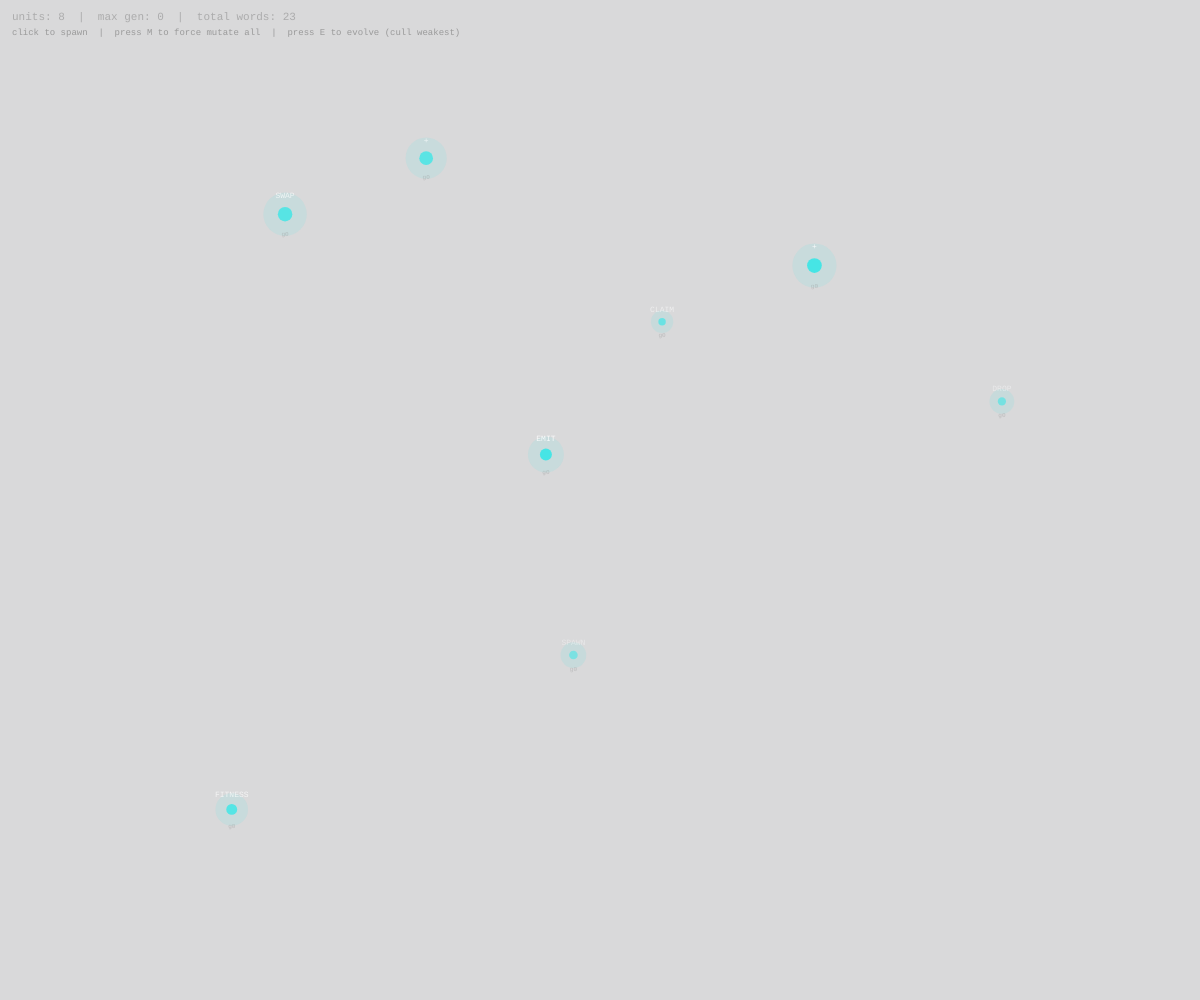
Frame 1 (no input)
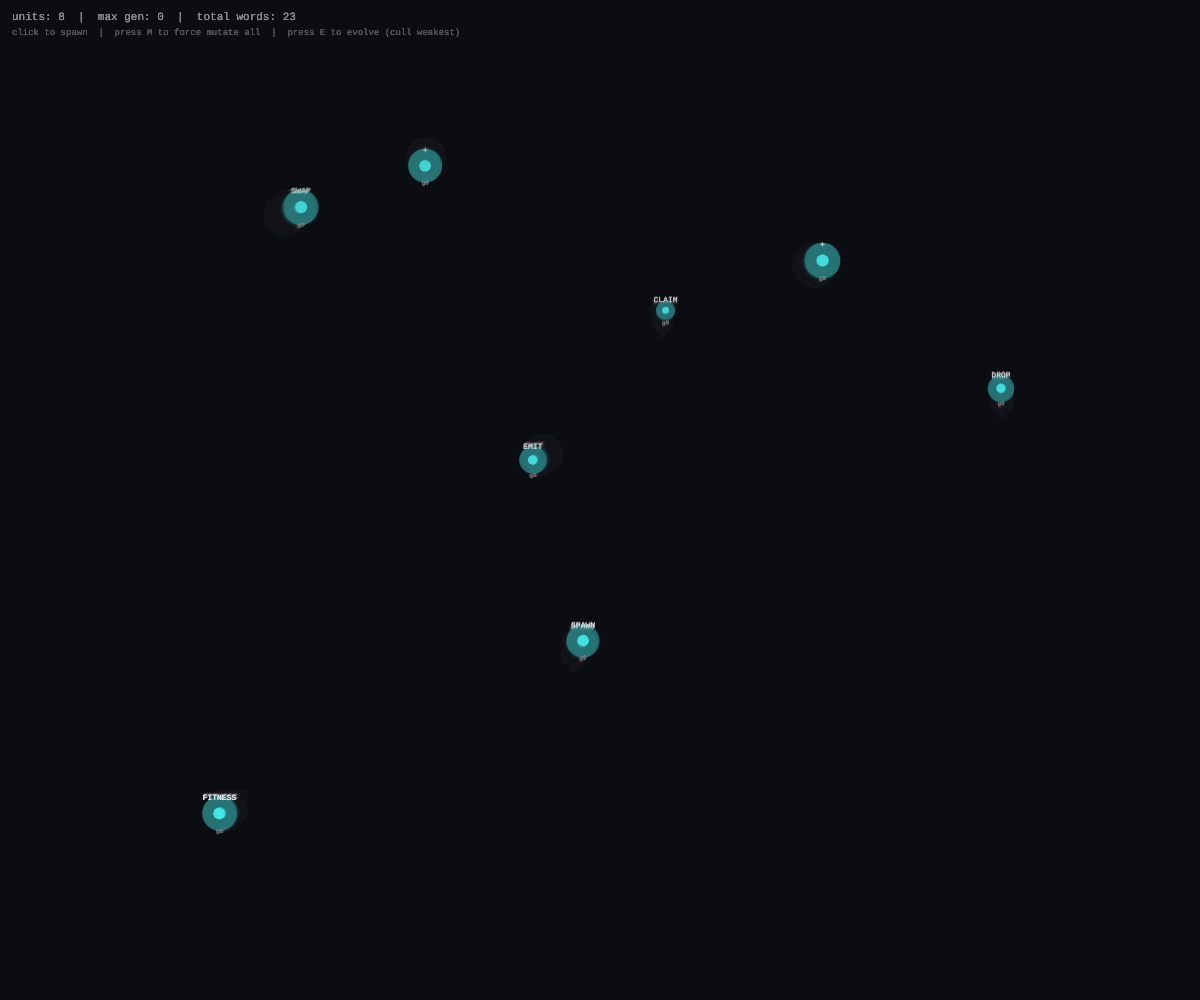
Frame 60 (no input)
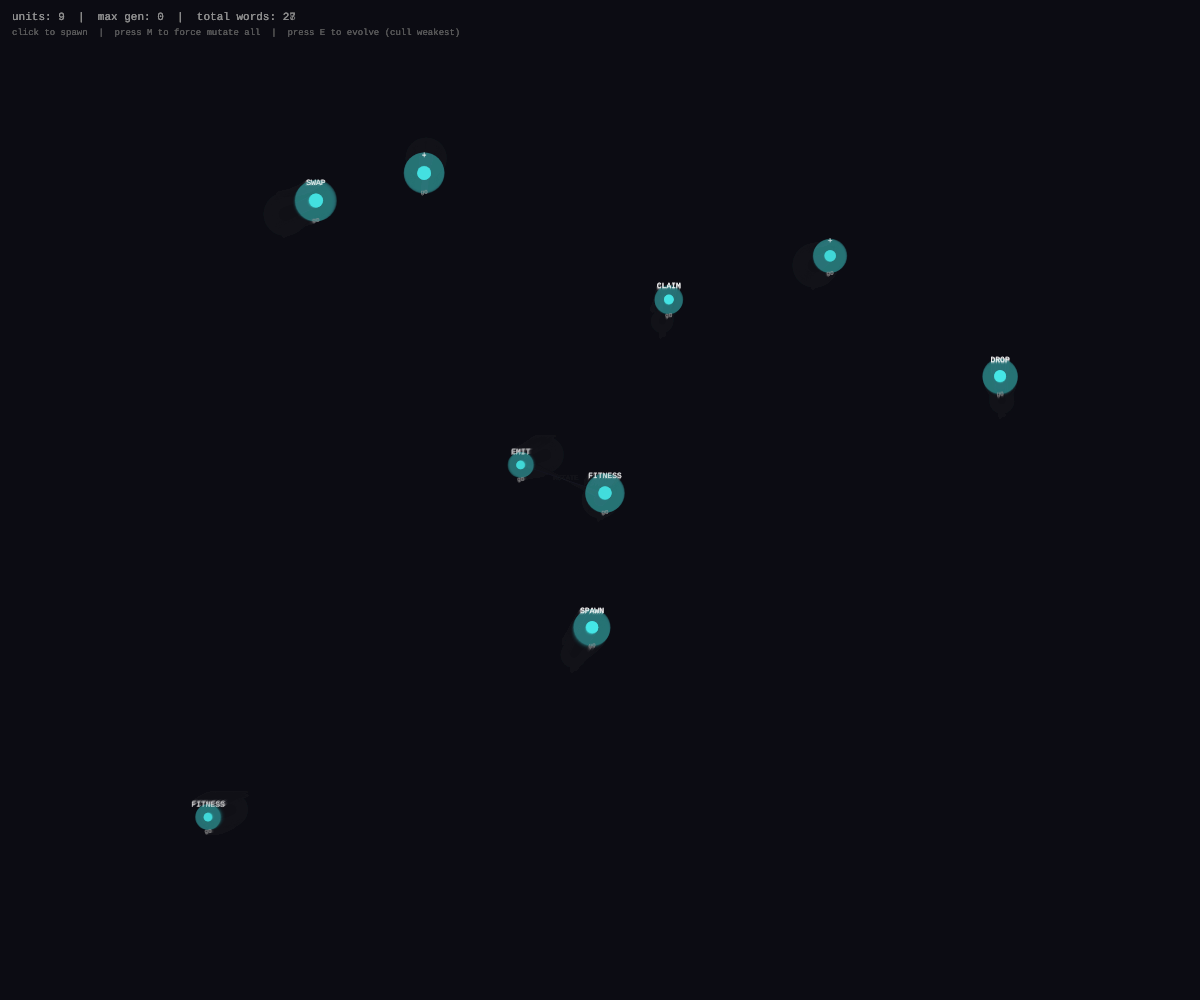
Frame 120 (the mouse pressed at the canvas centre since frame 60)

The p5.js sketch that drew these frames (run headless with seeded random() and noise() and a simulated clock; from frame 60 on, the mouse is pressed at the canvas centre):

// p5.js sketch
// ── sketch.js
// "Mesh of Words" — Self-replicating Forth agents as living organisms
// Inspired by davidcanhelp/unit and the spinthariscope (seeing single atoms act)

let units = [];
let sharedWords = [];
let gossipLines = [];
const FORTH_WORDS = [
  'DUP', 'SWAP', 'DROP', 'OVER', 'ROT', 'NIP', 'TUCK',
  '+', '-', '*', '/', 'MOD', 'ABS', 'NEGATE',
  'IF', 'THEN', 'ELSE', 'DO', 'LOOP', 'BEGIN', 'UNTIL',
  'EMIT', 'CR', '.', 'TYPE', 'KEY',
  'EVOLVE', 'MUTATE', 'SPAWN', 'SHARE', 'REPLICATE',
  'GOAL', 'CLAIM', 'HEAL', 'WATCH', 'TRUST',
  'MESH', 'PEERS', 'GOSSIP', 'SWARM', 'FITNESS'
];

class Unit {
  constructor(x, y, gen) {
    this.x = x;
    this.y = y;
    this.gen = gen || 0;
    this.vx = random(-0.3, 0.3);
    this.vy = random(-0.3, 0.3);
    this.words = [];
    this.fitness = 0;
    this.size = random(8, 14);
    this.pulse = random(TWO_PI);
    this.color = this.genColor();
    this.age = 0;
    this.lastMutate = 0;
    this.alive = true;
    // Bootstrap: each unit starts with a few random words
    let wordCount = floor(random(2, 5));
    for (let i = 0; i < wordCount; i++) {
      this.words.push(random(FORTH_WORDS));
    }
  }

  genColor() {
    // Color shifts with generation — deeper generations get warmer
    let hue = (this.gen * 37 + 180) % 360;
    return color(hue, 70, 90, 200);
  }

  update() {
    this.age++;
    this.pulse += 0.03;
    this.x += this.vx;
    this.y += this.vy;

    // Soft boundary
    if (this.x < 30) this.vx += 0.02;
    if (this.x > width - 30) this.vx -= 0.02;
    if (this.y < 30) this.vy += 0.02;
    if (this.y > height - 30) this.vy -= 0.02;

    // Damping
    this.vx *= 0.998;
    this.vy *= 0.998;

    // Fitness grows with words and age
    this.fitness = this.words.length * 10 + floor(this.age / 60);

    // Mutate occasionally
    if (this.age - this.lastMutate > 180 && random() < 0.01) {
      this.mutate();
    }

    // Try to spawn if fit enough
    if (this.fitness > 50 && units.length < 40 && random() < 0.002) {
      this.spawn();
    }
  }

  mutate() {
    this.lastMutate = this.age;
    if (random() < 0.5 && this.words.length > 1) {
      // Replace a word
      let idx = floor(random(this.words.length));
      let oldWord = this.words[idx];
      this.words[idx] = random(FORTH_WORDS);
      // Flash
      this.pulse = 0;
    } else {
      // Add a new word
      this.words.push(random(FORTH_WORDS));
    }
  }

  spawn() {
    let child = new Unit(
      this.x + random(-20, 20),
      this.y + random(-20, 20),
      this.gen + 1
    );
    // Child inherits parent's words + possible mutation
    child.words = [...this.words];
    if (random() < 0.3) {
      child.words.push(random(FORTH_WORDS));
    }
    units.push(child);

    // Spawn flash
    for (let i = 0; i < 5; i++) {
      gossipLines.push({
        x1: this.x, y1: this.y,
        x2: child.x, y2: child.y,
        life: 30, type: 'spawn'
      });
    }
  }

  gossipWith(other) {
    let d = dist(this.x, this.y, other.x, other.y);
    if (d < 120 && random() < 0.005) {
      // Share a word
      let word = random(this.words);
      if (!other.words.includes(word)) {
        other.words.push(word);
        gossipLines.push({
          x1: this.x, y1: this.y,
          x2: other.x, y2: other.y,
          life: 20, type: 'gossip',
          word: word
        });
      }
    }
  }

  draw() {
    let s = this.size + sin(this.pulse) * 2;
    let a = map(sin(this.pulse), -1, 1, 150, 255);

    // Glow
    push();
    noStroke();
    let c = this.color;
    fill(hue(c), saturation(c), brightness(c), 30);
    ellipse(this.x, this.y, s * 3, s * 3);

    // Core
    fill(hue(c), saturation(c), brightness(c), a);
    ellipse(this.x, this.y, s, s);

    // Word label (show top word)
    if (this.words.length > 0) {
      fill(0, 0, 100, map(sin(this.pulse), -1, 1, 100, 220));
      textAlign(CENTER, CENTER);
      textSize(8);
      text(this.words[0], this.x, this.y - s - 4);
    }

    // Generation indicator
    fill(0, 0, 60, 120);
    textSize(6);
    text('g' + this.gen, this.x, this.y + s + 6);
    pop();
  }
}

function setup() {
  createCanvas(windowWidth, windowHeight);
  colorMode(HSB, 360, 100, 100, 255);
  textFont('monospace');

  // Seed population
  for (let i = 0; i < 8; i++) {
    units.push(new Unit(
      random(100, width - 100),
      random(100, height - 100),
      0
    ));
  }
}

function draw() {
  background(240, 10, 8, 40); // Dark blue-black with trail

  // Update and draw gossip lines
  for (let i = gossipLines.length - 1; i >= 0; i--) {
    let g = gossipLines[i];
    g.life--;
    if (g.life <= 0) {
      gossipLines.splice(i, 1);
      continue;
    }
    let a = map(g.life, 0, 30, 0, 150);
    if (g.type === 'spawn') {
      stroke(30, 80, 100, a); // Gold for spawn
      strokeWeight(2);
    } else {
      stroke(180, 60, 80, a); // Cyan for gossip
      strokeWeight(1);
      // Show shared word
      if (g.word && g.life > 10) {
        noStroke();
        fill(180, 60, 100, a);
        textSize(7);
        textAlign(CENTER);
        text(g.word, (g.x1 + g.x2) / 2, (g.y1 + g.y2) / 2 - 5);
      }
    }
    let t = 1 - g.life / 30;
    let mx = lerp(g.x1, g.x2, t);
    let my = lerp(g.y1, g.y2, t);
    stroke(g.type === 'spawn' ? color(30, 80, 100, a) : color(180, 60, 80, a));
    line(g.x1, g.y1, mx, my);
  }

  // Gossip between nearby units
  for (let i = 0; i < units.length; i++) {
    for (let j = i + 1; j < units.length; j++) {
      units[i].gossipWith(units[j]);

      // Draw faint connection line for nearby units
      let d = dist(units[i].x, units[i].y, units[j].x, units[j].y);
      if (d < 120) {
        let a = map(d, 0, 120, 40, 0);
        stroke(200, 30, 50, a);
        strokeWeight(0.5);
        line(units[i].x, units[i].y, units[j].x, units[j].y);
      }
    }
  }

  // Update and draw units
  noStroke();
  for (let u of units) {
    u.update();
    u.draw();
  }

  // Cull underperforming units if population is high
  if (units.length > 35) {
    units.sort((a, b) => a.fitness - b.fitness);
    let culled = units.shift();
    // Death flash
    gossipLines.push({
      x1: culled.x - 10, y1: culled.y,
      x2: culled.x + 10, y2: culled.y,
      life: 15, type: 'spawn'
    });
  }

  // HUD
  fill(0, 0, 60, 180);
  noStroke();
  textAlign(LEFT, TOP);
  textSize(11);
  text(`units: ${units.length}  |  max gen: ${Math.max(...units.map(u => u.gen))}  |  total words: ${units.reduce((s, u) => s + u.words.length, 0)}`, 12, 12);
  textSize(9);
  fill(0, 0, 40, 140);
  text('click to spawn  |  press M to force mutate all  |  press E to evolve (cull weakest)', 12, 28);
}

function mousePressed() {
  units.push(new Unit(mouseX, mouseY, 0));
}

function keyPressed() {
  if (key === 'm' || key === 'M') {
    for (let u of units) u.mutate();
  }
  if (key === 'e' || key === 'E') {
    if (units.length > 3) {
      units.sort((a, b) => a.fitness - b.fitness);
      units.shift();
    }
  }
}

function windowResized() {
  resizeCanvas(windowWidth, windowHeight);
}
